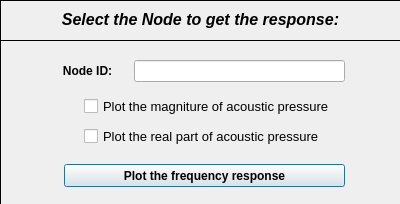
<?xml version="1.0" encoding="UTF-8"?>
<ui version="4.0">
 <class>Dialog</class>
 <widget class="QDialog" name="Dialog">
  <property name="windowModality">
   <enum>Qt::NonModal</enum>
  </property>
  <property name="geometry">
   <rect>
    <x>0</x>
    <y>0</y>
    <width>400</width>
    <height>204</height>
   </rect>
  </property>
  <property name="sizePolicy">
   <sizepolicy hsizetype="Fixed" vsizetype="Fixed">
    <horstretch>0</horstretch>
    <verstretch>0</verstretch>
   </sizepolicy>
  </property>
  <property name="minimumSize">
   <size>
    <width>400</width>
    <height>204</height>
   </size>
  </property>
  <property name="maximumSize">
   <size>
    <width>400</width>
    <height>204</height>
   </size>
  </property>
  <property name="contextMenuPolicy">
   <enum>Qt::DefaultContextMenu</enum>
  </property>
  <property name="windowTitle">
   <string>Plot frequency response</string>
  </property>
  <property name="windowIcon">
   <iconset>
    <normaloff>../../../../../../Downloads/load - Copia.png</normaloff>../../../../../../Downloads/load - Copia.png</iconset>
  </property>
  <property name="whatsThis">
   <string/>
  </property>
  <widget class="QWidget" name="widget" native="true">
   <property name="geometry">
    <rect>
     <x>0</x>
     <y>0</y>
     <width>401</width>
     <height>241</height>
    </rect>
   </property>
   <property name="font">
    <font>
     <kerning>true</kerning>
    </font>
   </property>
   <widget class="QFrame" name="frame">
    <property name="geometry">
     <rect>
      <x>0</x>
      <y>0</y>
      <width>401</width>
      <height>41</height>
     </rect>
    </property>
    <property name="frameShape">
     <enum>QFrame::Box</enum>
    </property>
    <property name="frameShadow">
     <enum>QFrame::Plain</enum>
    </property>
    <property name="lineWidth">
     <number>1</number>
    </property>
    <widget class="QLabel" name="label">
     <property name="geometry">
      <rect>
       <x>10</x>
       <y>8</y>
       <width>381</width>
       <height>23</height>
      </rect>
     </property>
     <property name="font">
      <font>
       <pointsize>10</pointsize>
       <italic>false</italic>
      </font>
     </property>
     <property name="text">
      <string>&lt;html&gt;&lt;head/&gt;&lt;body&gt;&lt;p&gt;&lt;span style=&quot; font-size:12pt; font-weight:600; font-style:italic;&quot;&gt;Select the Node to get the response:&lt;/span&gt;&lt;/p&gt;&lt;/body&gt;&lt;/html&gt;</string>
     </property>
     <property name="textFormat">
      <enum>Qt::AutoText</enum>
     </property>
     <property name="alignment">
      <set>Qt::AlignCenter</set>
     </property>
    </widget>
   </widget>
   <widget class="QFrame" name="frame_2">
    <property name="geometry">
     <rect>
      <x>0</x>
      <y>40</y>
      <width>401</width>
      <height>165</height>
     </rect>
    </property>
    <property name="frameShape">
     <enum>QFrame::Box</enum>
    </property>
    <property name="frameShadow">
     <enum>QFrame::Plain</enum>
    </property>
    <widget class="QWidget" name="verticalLayoutWidget">
     <property name="geometry">
      <rect>
       <x>46</x>
       <y>20</y>
       <width>83</width>
       <height>21</height>
      </rect>
     </property>
     <layout class="QVBoxLayout" name="verticalLayout">
      <item>
       <widget class="QLabel" name="label_2">
        <property name="font">
         <font>
          <weight>75</weight>
          <bold>true</bold>
         </font>
        </property>
        <property name="text">
         <string>Node ID:</string>
        </property>
        <property name="alignment">
         <set>Qt::AlignCenter</set>
        </property>
       </widget>
      </item>
     </layout>
    </widget>
    <widget class="QWidget" name="verticalLayoutWidget_2">
     <property name="geometry">
      <rect>
       <x>134</x>
       <y>20</y>
       <width>211</width>
       <height>22</height>
      </rect>
     </property>
     <layout class="QVBoxLayout" name="verticalLayout_2">
      <item>
       <widget class="QLineEdit" name="lineEdit_nodeID">
        <property name="layoutDirection">
         <enum>Qt::LeftToRight</enum>
        </property>
       </widget>
      </item>
     </layout>
    </widget>
    <widget class="QPushButton" name="pushButton">
     <property name="geometry">
      <rect>
       <x>64</x>
       <y>124</y>
       <width>281</width>
       <height>23</height>
      </rect>
     </property>
     <property name="font">
      <font>
       <weight>75</weight>
       <bold>true</bold>
      </font>
     </property>
     <property name="text">
      <string>Plot the frequency response</string>
     </property>
    </widget>
    <widget class="QWidget" name="verticalLayoutWidget_3">
     <property name="geometry">
      <rect>
       <x>84</x>
       <y>53</y>
       <width>271</width>
       <height>57</height>
      </rect>
     </property>
     <layout class="QVBoxLayout" name="verticalLayout_3">
      <item>
       <widget class="QCheckBox" name="checkBox_mag">
        <property name="font">
         <font>
          <pointsize>10</pointsize>
         </font>
        </property>
        <property name="text">
         <string>Plot the magniture of acoustic pressure</string>
        </property>
        <property name="iconSize">
         <size>
          <width>30</width>
          <height>30</height>
         </size>
        </property>
        <property name="checked">
         <bool>false</bool>
        </property>
       </widget>
      </item>
      <item>
       <widget class="QCheckBox" name="checkBox_real">
        <property name="font">
         <font>
          <pointsize>10</pointsize>
         </font>
        </property>
        <property name="text">
         <string>Plot the real part of acoustic pressure</string>
        </property>
       </widget>
      </item>
     </layout>
    </widget>
   </widget>
  </widget>
 </widget>
 <resources/>
 <connections/>
</ui>
